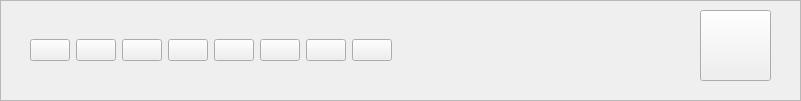
   <widget class="QFrame" name="frame">
    <property name="geometry">
     <rect>
      <x>0</x>
      <y>480</y>
      <width>801</width>
      <height>101</height>
     </rect>
    </property>
    <property name="frameShape">
     <enum>QFrame::StyledPanel</enum>
    </property>
    <property name="frameShadow">
     <enum>QFrame::Raised</enum>
    </property>
    <widget class="QWidget" name="horizontalLayoutWidget">
     <property name="geometry">
      <rect>
       <x>30</x>
       <y>10</y>
       <width>631</width>
       <height>80</height>
      </rect>
     </property>
     <layout class="QHBoxLayout" name="horizontalLayout">
      <item>
       <widget class="QPushButton" name="btnPainting">
        <property name="toolTip">
         <string>画廊</string>
        </property>
        <property name="styleSheet">
         <string notr="true">QPushButton#btnPainting {
    border-image: url(:/new/image/a6zpt-ykjoz.gif)
}</string>
        </property>
        <property name="text">
         <string/>
        </property>
       </widget>
      </item>
      <item>
       <widget class="QPushButton" name="btnMap">
        <property name="toolTip">
         <string>地图</string>
        </property>
        <property name="styleSheet">
         <string notr="true">QPushButton{
	border-image : url(:/new/image/s0en4d8rd5yb045j781z26rwvp8u8ha.png);
}
QPushButton:hover{
	border-image : url(:/new/image/gz2t4gsocmvkv19lveot299073fpk8r.png);
}</string>
        </property>
        <property name="text">
         <string/>
        </property>
       </widget>
      </item>
      <item>
       <widget class="QPushButton" name="btnBookAndQuill">
        <property name="toolTip">
         <string>书与笔</string>
        </property>
        <property name="styleSheet">
         <string notr="true">QPushButton#btnBookAndQuill{
	border-image : url(:/new/image/Book_and_Quill_JE2_BE2.gif)
}</string>
        </property>
        <property name="text">
         <string/>
        </property>
       </widget>
      </item>
      <item>
       <widget class="QPushButton" name="btnBook">
        <property name="toolTip">
         <string>成书</string>
        </property>
        <property name="styleSheet">
         <string notr="true">QPushButton{
    border-image: url(:/new/image/aabef-ibehw.gif);
}
QPushButton:hover{
	border-image: url(:/new/image/written_book.gif);
}</string>
        </property>
        <property name="text">
         <string/>
        </property>
       </widget>
      </item>
      <item>
       <widget class="QPushButton" name="btnCompass">
        <property name="toolTip">
         <string>磁石</string>
        </property>
        <property name="styleSheet">
         <string notr="true">QPushButton#btnCompass{
	border-image : url(:/new/image/adelc-guztg.gif)
}</string>
        </property>
        <property name="text">
         <string/>
        </property>
       </widget>
      </item>
      <item>
       <widget class="QPushButton" name="btnEndPortal">
        <property name="toolTip">
         <string>要塞</string>
        </property>
        <property name="styleSheet">
         <string notr="true">QPushButton{
	border-image : url(:/new/image/n8g7y310szq7wdl4swa8r3d3rzvds4o.png);
}
QPushButton:hover{
	border-image : url(:/new/image/oyk9bfku1rs6yw2rso2sa9jm2zrhmgj.png);
}</string>
        </property>
        <property name="text">
         <string/>
        </property>
       </widget>
      </item>
      <item>
       <widget class="QPushButton" name="btnAnvil">
        <property name="toolTip">
         <string>铁砧</string>
        </property>
        <property name="styleSheet">
         <string notr="true">QPushButton{
	border-image : url(:/new/image/mlf5m3ef0r6y1502wgs07kau426sf43.png);
}
QPushButton:hover{
	border-image : url(:/new/image/7j0fyku0erfl8dtxh21hu45187mmtki.png);
}</string>
        </property>
        <property name="text">
         <string/>
        </property>
       </widget>
      </item>
      <item>
       <widget class="QPushButton" name="btnBookShelf">
        <property name="toolTip">
         <string>书架</string>
        </property>
        <property name="styleSheet">
         <string notr="true">QPushButton#btnBookShelf{
	border-image :url(:/new/image/a0ma4-13ii4.gif);
}</string>
        </property>
        <property name="text">
         <string/>
        </property>
       </widget>
      </item>
      <item>
       <spacer name="horizontalSpacer_2">
        <property name="orientation">
         <enum>Qt::Horizontal</enum>
        </property>
        <property name="sizeHint" stdset="0">
         <size>
          <width>40</width>
          <height>20</height>
         </size>
        </property>
       </spacer>
      </item>
     </layout>
    </widget>
    <widget class="QPushButton" name="btnStart">
     <property name="geometry">
      <rect>
       <x>700</x>
       <y>10</y>
       <width>71</width>
       <height>71</height>
      </rect>
     </property>
     <property name="toolTip">
      <string>开始游戏</string>
     </property>
     <property name="styleSheet">
      <string notr="true">QPushButton#btnStart{
	border-image : url(:/new/image/8wsl5br2a4p0p5lki12iz2kllngxxes.png);
}</string>
     </property>
     <property name="text">
      <string/>
     </property>
    </widget>
   </widget>
